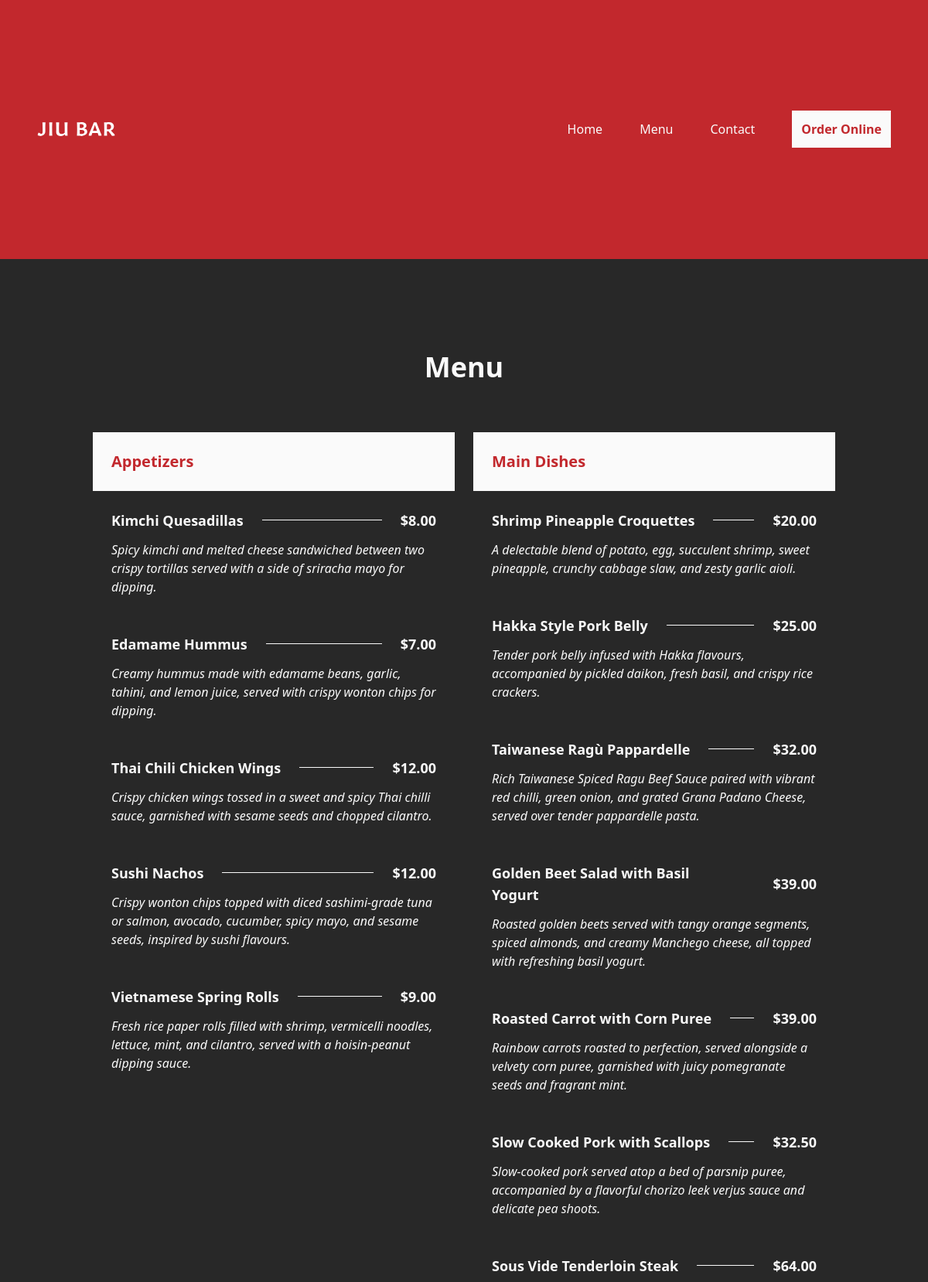
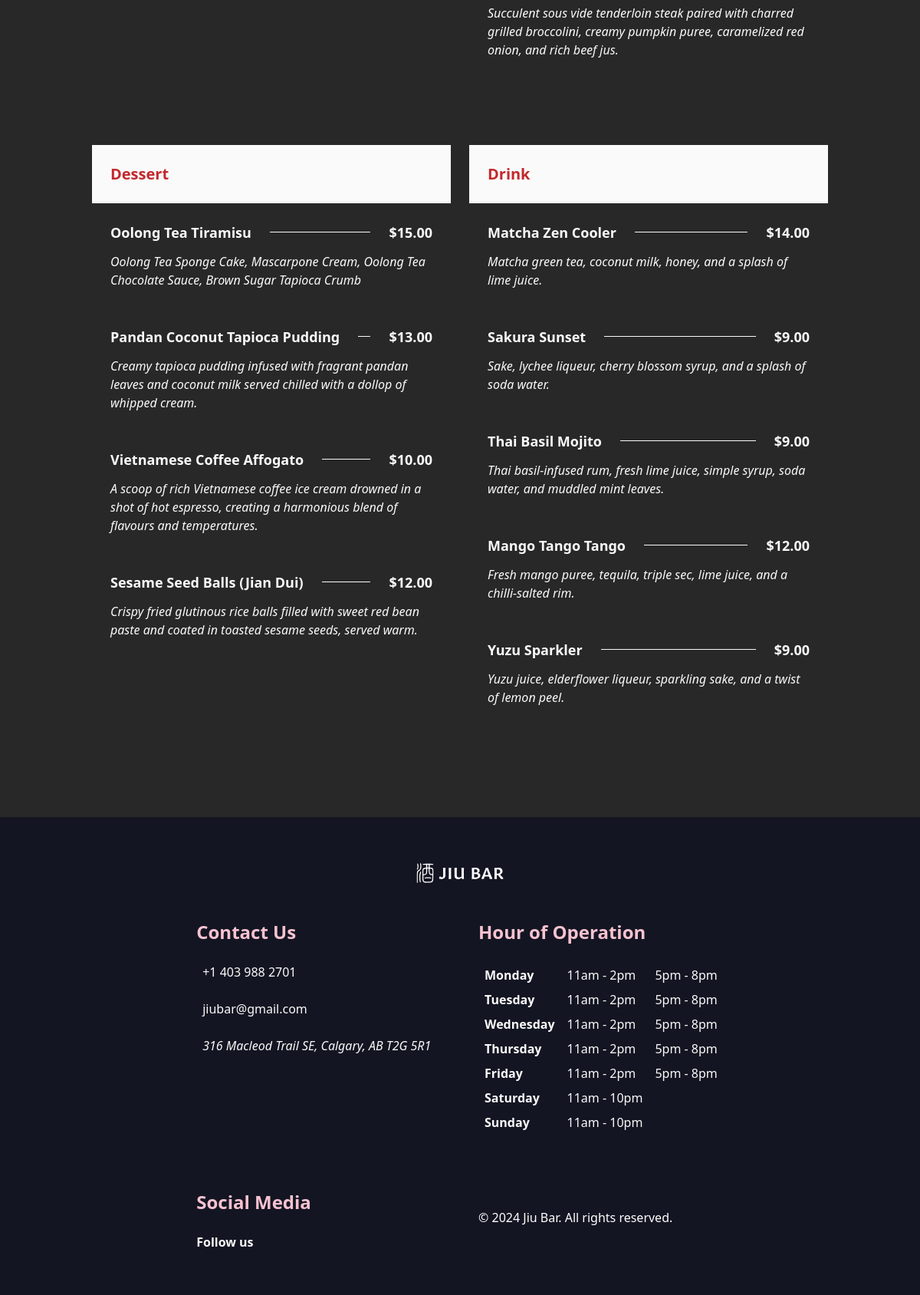
The page /menu on the database its author committed (2 pictures, top to bottom).
### cms/models.py (models this page shows, shortened)
class Category(models.Model):
    name = models.CharField(max_length=100)
    def __str__(self):
        return self.name
    class Meta:
        verbose_name = "Category"
        verbose_name_plural = "Categories"

class Item(models.Model):
    name = models.CharField(max_length=100)
    category = models.ForeignKey(Category, on_delete=models.CASCADE)
    description = models.TextField()
    price = models.DecimalField(max_digits=8, decimal_places=2)
    class Meta:
        verbose_name = "Menu Item"
        verbose_name_plural = "Menu Items"

class Contact(models.Model):
    phone = models.CharField(max_length=20)
    address = models.TextField()
    email = models.EmailField()
    facebook_link = models.URLField(null=True)
    instagram_link = models.URLField()

class OperationHour(models.Model):
    day = models.CharField(max_length=20)
    timesets = models.ManyToManyField(TimeSet)
    class Meta:
        verbose_name = "Operation Hour"
        verbose_name_plural = "Operation Hours"

class TimeSet(models.Model):
    opening = models.CharField(max_length=5)
    closing = models.CharField(max_length=5)

### cms/views.py (the view)
# urls.py: path("menu", views.menu, name="menu"),
def menu(request):
    contact = Contact.objects.first()
    menu = Item.objects.all()
    categories = Category.objects.all()
    hours = OperationHour.objects.all()
    return render(
        request,
        "cms/menu.html",
        {"contact": contact, "menu": menu, "categories": categories, "hours": hours},
    )

### cms/templates/cms/menu.html (shortened to what this page needs)
{% extends "base.html" %}
{% load static %}
{% block css %}
    <link rel="stylesheet" href="{% static 'css/styles.css' %}" />
{% endblock %}
    {% block body %}
          <section class="py-[10%] w-[95%] md:w-[80%] m-auto">
                    <h1 class="font-bold text-2xl text-center md:text-4xl text-brand-white">Menu</h1>
                    <div class="lg:grid lg:grid-cols-2 gap-6">
                    {% for category in categories  %}
                              <div>
                                        <h2 class="text-xl font-bold text-brand-red p-6 bg-brand-white mt-16">{{ category }}</h2>
                                        {% for item in menu %}
                                                  {% if item.category == category %}
                                                  <div class="p-6">
                                                            <div class="flex items-center mb-3">
                                                                      <h3 class="text-brand-white text-lg font-bold mr-6">{{item.name}}</h3>
                                                                      <div class="flex-grow border-b border-solid border-brand-white"></div>
                                                                      <span class="text-brand-white text-lg font-semibold ml-6">${{item.price}}</span>
                                                            </div>
                                                            <p class="text-brand-white text-base font-light italic">{{ item.description }}</p>
                                                  </div>
                                                  {% endif %}
                                        {% endfor %}
                              </div>
                    {% endfor %}
                    </div>
          </section>
    {% endblock %}

### cms/templates/cms/base.html (shortened to what this page needs)
{% load static %}
<!DOCTYPE html>
<html lang="en">
  <head>
    <script src="https://cdn.tailwindcss.com"></script>
    {% block css %} {% endblock %}
  </head>
  <body class="font-open-sans bg-brand-black">
    {% include "header.html" %}
    {% block body %}
    {% endblock %}
    {% include "footer.html" %}
  </body>
</html>

### cms/templates/cms/header.html (shortened to what this page needs)
{% load static %}
<header class="header bg-brand-red">
  <nav class="flex justify-between items-center h-[10vh] w-[92%] mx-auto">
    <a href="{% url 'index' %}">
      <img
        class="logo fill-brand-white w-30 cursor-pointer"
        alt="Jiu Bar logo"
        src="{% static 'logo/wordmark.svg'%}"
      />
    </a>
    <div
      class="nav-links duration-500 md:static absolute bg-white md:bg-brand-red md:text-brand-white md:min-h-fit min-h-[60vh] left-0 top-[-100%] md:w-auto w-full flex items-center"
    >
      <ul
        class="w-full flex md:flex-row flex-col md:items-center md:gap-[4vw] gap-8"
      >
        <li class="m-auto hover:text-brand-pink">
          <a href="#">Home</a>
        </li>
        <li class="m-auto hover:text-brand-pink"><a href="{% url 'menu' %}">Menu</a></li>
        <li class="m-auto hover:text-brand-pink">
          <a href="{% url 'index' %}#contact">Contact</a>
        </li>
        <li
          class="m-auto text-brand-red hover:text-brand-blue md:hover:bg-brand-pink md:text-brand-red md:bg-brand-white md:p-3 md:hover:text-brand-blue md:font-bold"
        >
          <a href="https://www.doordash.com/" target="_blank">Order Online</a>
        </li>
      </ul>
    </div>
  </nav>
</header>

### cms/templates/cms/footer.html (shortened to what this page needs)
{% load static %}
<footer
  class="bg-brand-blue px-[5%] flex flex-col gap-6 justify-center items-center py-[5%]"
>
  <a href="{% url 'index' %}">
    <img
      class="logo fill-brand-white w-30 cursor-pointer"
      alt="Jiu Bar logo"
      src="{% static 'logo/full-logo.svg'%}"
    />
  </a>
  <div class="grid grid-cols-1 md:grid-cols-2 gap-12">
    <div>
      <h2 class="text-2xl font-bold text-brand-pink py-6">Contact Us</h2>
      <div class="flex flex-col gap-6">
        <div class="flex gap-2 items-center">
          <a href="tel:{{contact.phone}}" class="text-brand-white text-base"
            >{{ contact.phone }}</a
          >
        </div>
        <div class="flex gap-2 items-center">
          <a href="mailto: {{contact.email}}" class="text-brand-white text-base"
            >{{ contact.email }}</a
          >
        </div>
        <div class="flex gap-2 items-center">
          <address class="text-brand-white text-base">
            {{ contact.address}}
          </address>
        </div>
      </div>
    </div>
    <div class="flex flex-col items-start">
      <h3 class="text-2xl font-bold text-brand-pink my-6">Hour of Operation</h3>
      <table class="text-brand-white table-auto text-left">
        {% for hour in hours %}
        <tr>
          <th class="px-2 py-1">{{hour.day}}</th>
          {% for time in hour.timesets.all %}
          <td class="px-2 py-1">{{time.opening}} - {{time.closing}}</td>
          {% endfor %}
        </tr>
        {% endfor %}
      </table>
    </div>
    <div>
      <h3 class="text-2xl font-bold text-brand-pink my-6">Social Media</h3>
      <div class="flex gap-3">
        <p class="text-base text-brand-white font-bold">Follow us</p>
      </div>
    </div>
    <p class="text-white text-center md:text-left pt-12 pb-3">
      &copy; {% now "Y" %} Jiu Bar. All rights reserved.
    </p>
  </div>
</footer>

### rows shown on the page
Category: name "Appetizers"
Item: name "Kimchi Quesadillas", price "8.00", description "Spicy kimchi and melted cheese sandwiched between two crispy tortillas served with a side of sriracha mayo for dipping."
Item: name "Edamame Hummus", price "7.00", description "Creamy hummus made with edamame beans, garlic, tahini, and lemon juice, served with crispy wonton chips for dipping."
Item: name "Thai Chili Chicken Wings", price "12.00", description "Crispy chicken wings tossed in a sweet and spicy Thai chilli sauce, garnished with sesame seeds and chopped cilantro."
Item: name "Sushi Nachos", price "12.00", description "Crispy wonton chips topped with diced sashimi-grade tuna or salmon, avocado, cucumber, spicy mayo, and sesame seeds, inspired by sushi flavours."
Item: name "Vietnamese Spring Rolls", price "9.00", description "Fresh rice paper rolls filled with shrimp, vermicelli noodles, lettuce, mint, and cilantro, served with a hoisin-peanut dipping sauce."
Category: name "Main Dishes"
Item: name "Shrimp Pineapple Croquettes", price "20.00", description "A delectable blend of potato, egg, succulent shrimp, sweet pineapple, crunchy cabbage slaw, and zesty garlic aioli."
Item: name "Hakka Style Pork Belly", price "25.00", description "Tender pork belly infused with Hakka flavours, accompanied by pickled daikon, fresh basil, and crispy rice crackers."
Item: name "Taiwanese Ragù Pappardelle", price "32.00", description "Rich Taiwanese Spiced Ragu Beef Sauce paired with vibrant red chilli, green onion, and grated Grana Padano Cheese, served over tender pappardelle pasta."
Item: name "Golden Beet Salad with Basil Yogurt", price "39.00", description "Roasted golden beets served with tangy orange segments, spiced almonds, and creamy Manchego cheese, all topped with refreshing basil yogurt."
Item: name "Roasted Carrot with Corn Puree", price "39.00", description "Rainbow carrots roasted to perfection, served alongside a velvety corn puree, garnished with juicy pomegranate seeds and fragrant mint."
Item: name "Slow Cooked Pork with Scallops", price "32.50", description "Slow-cooked pork served atop a bed of parsnip puree, accompanied by a flavorful chorizo leek verjus sauce and delicate pea shoots."
Item: name "Sous Vide Tenderloin Steak", price "64.00", description "Succulent sous vide tenderloin steak paired with charred grilled broccolini, creamy pumpkin puree, caramelized red onion, and rich beef jus."
Category: name "Dessert"
Item: name "Oolong Tea Tiramisu", price "15.00", description "Oolong Tea Sponge Cake, Mascarpone Cream, Oolong Tea Chocolate Sauce, Brown Sugar Tapioca Crumb"
Item: name "Pandan Coconut Tapioca Pudding", price "13.00", description "Creamy tapioca pudding infused with fragrant pandan leaves and coconut milk served chilled with a dollop of whipped cream."
Item: name "Vietnamese Coffee Affogato", price "10.00", description "A scoop of rich Vietnamese coffee ice cream drowned in a shot of hot espresso, creating a harmonious blend of flavours and temperatures."
Item: name "Sesame Seed Balls (Jian Dui)", price "12.00", description "Crispy fried glutinous rice balls filled with sweet red bean paste and coated in toasted sesame seeds, served warm."
Category: name "Drink"
Item: name "Matcha Zen Cooler", price "14.00", description "Matcha green tea, coconut milk, honey, and a splash of lime juice."
Item: name "Sakura Sunset", price "9.00", description "Sake, lychee liqueur, cherry blossom syrup, and a splash of soda water."
Item: name "Thai Basil Mojito", price "9.00", description "Thai basil-infused rum, fresh lime juice, simple syrup, soda water, and muddled mint leaves."
Item: name "Mango Tango Tango", price "12.00", description "Fresh mango puree, tequila, triple sec, lime juice, and a chilli-salted rim."
Item: name "Yuzu Sparkler", price "9.00", description "Yuzu juice, elderflower liqueur, sparkling sake, and a twist of lemon peel."
Contact: phone "+1 403 988 2701", email "jiubar@gmail.com", address "316 Macleod Trail SE, Calgary, AB T2G 5R1"
OperationHour: day "Monday"
TimeSet: opening "11am", closing "2pm"
TimeSet: opening "5pm", closing "8pm"
OperationHour: day "Tuesday"
OperationHour: day "Wednesday"
OperationHour: day "Thursday"
OperationHour: day "Friday"
OperationHour: day "Saturday"
TimeSet: opening "11am", closing "10pm"
OperationHour: day "Sunday"
